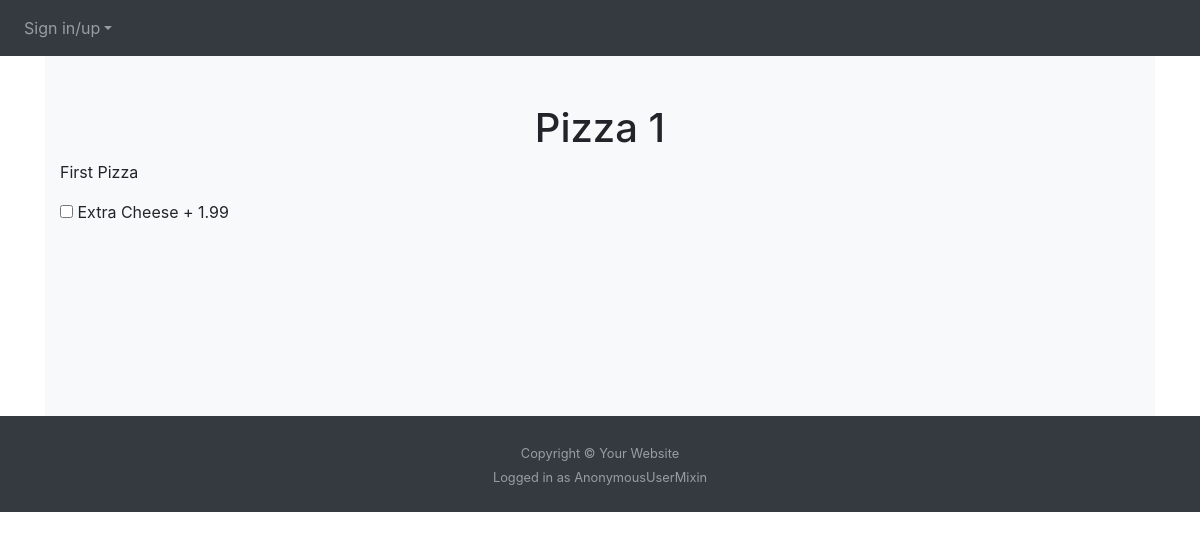
/item/1, run on an earlier commit of the app's database.
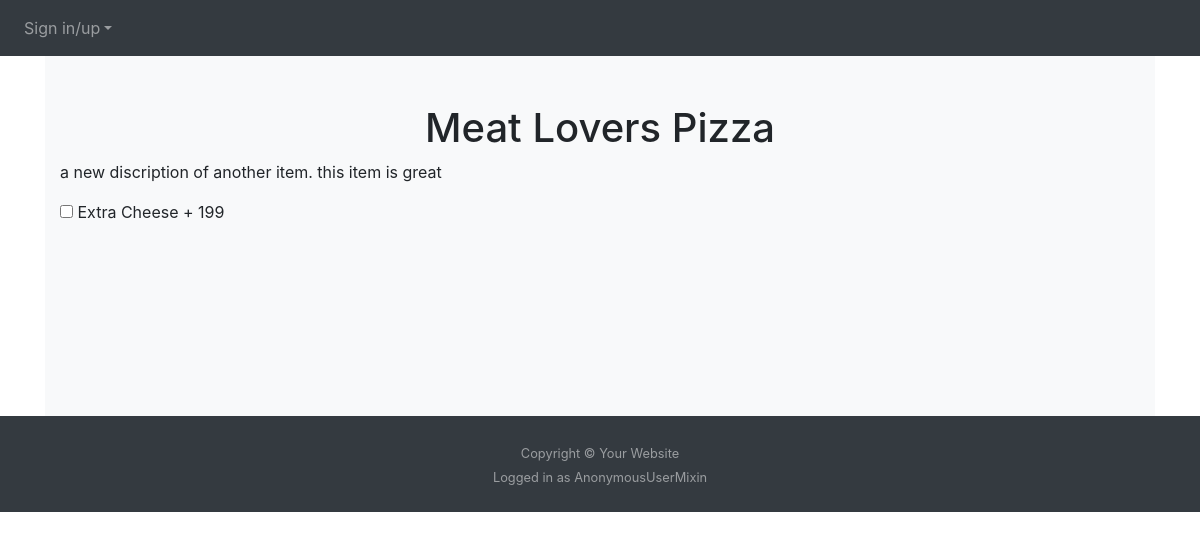
And on a later commit of the database.
### website/models.py (models this page shows)
class Item(db.Model):
    id = db.Column(db.Integer, primary_key=True)
    name = db.Column(db.String(150))
    price = db.Column(db.Integer)
    description = db.Column(db.String(500))
    category = db.Column(db.Integer) # Helps create different sections of menu and similar items section
    item_image = db.Column(db.String(40))

class Option(db.Model):
    id = db.Column(db.Integer, primary_key=True)
    name = db.Column(db.String(150))
    price = db.Column(db.Integer)
    description = db.Column(db.String(500))
    category = db.Column(db.Integer)

### website/menu.py (the view)
@menu.route('/item/<int:id>', methods=['GET', 'POST'])
def item(id):
  if request.method == 'POST':
    name = request.form.get('name')
    price = request.form.get('price')
    quantity = request.form.get('quantity')
    cart_item = Cart(name=name, price=price, quantity=quantity)
    db.session.add(cart_item)
    db.session.commit()
    flash('Added to cart!', category='success')
    return redirect(url_for('menu.website_menu'))
  else:
    return render_template('item.html', user=current_user, current_item=get_items()[id-1], options=get_options(), rows = getItemsInCart())

### website/getters.py (called while the page is built)
def get_items():
  ids = [id[0] for id in Item.query.with_entities(Item.id).all()]
  test_items = []
  for id in ids:
    item = Item.query.filter_by(id=id).first()
    grabber = {'id': 0, 'name': '', 'price': 0, 'desc': '', 'img': '', 'category': 0, 'options': ''}
    grabber['id'] = item.id
    grabber['name'] = item.name
    grabber['price'] = item.price
    grabber['desc'] = item.description
    grabber['img'] = item.item_image
    grabber['category'] = item.category
    test_items.append(grabber)
  return test_items

def get_options():
    ids = [id[0] for id in Option.query.with_entities(Option.id).all()]
    all_options = []
    for id in ids:
        option = Option.query.filter_by(id=id).first()
        grabber = {'id':0, 'name':'', 'price':0, 'description': '', 'category': 0}
        grabber['id'] = option.id
        grabber['name'] = option.name
        grabber['price'] = option.price
        grabber['description'] = option.description
        grabber['category'] = option.category
        all_options.append(grabber)
    return all_options

def getItemsInCart():
    rows = Cart.query.filter(Cart.id).count()
    return rows

### website/templates/item.html (shortened to what this page needs)
{% extends "base.html" %} {% block title %}Item{% endblock %}
{% block content%}
<div class="album py-5 bg-light">
    <h1 align="center">{{ current_item.name }}</h1>
    <div class="container">
        <p>{{ current_item.desc }}</p>
        <p>
          {% for i in options %}
            {% if i.category == current_item.category %}
              <input type="checkbox" id="options" name="options">
              <label for="options">{{ i.name }} + {{i.price}}</label><br>
            {% endif %}
          {% endfor %}
        </p>
        <form method="POST">
          <div class="form-group">
          </div>
          <div class="form-group">
          </div>
          <div class="form-group">
          </div>
      </form>
    </div>
</div>
{% endblock %}

What changed in the data, as far as the page shows it:
changed Item: name "Pizza 1" → "Meat Lovers Pizza"; desc "First Pizza" → "a new discription of another item. this item is great"
changed Option "Extra Cheese": price "1.99" → "199"
